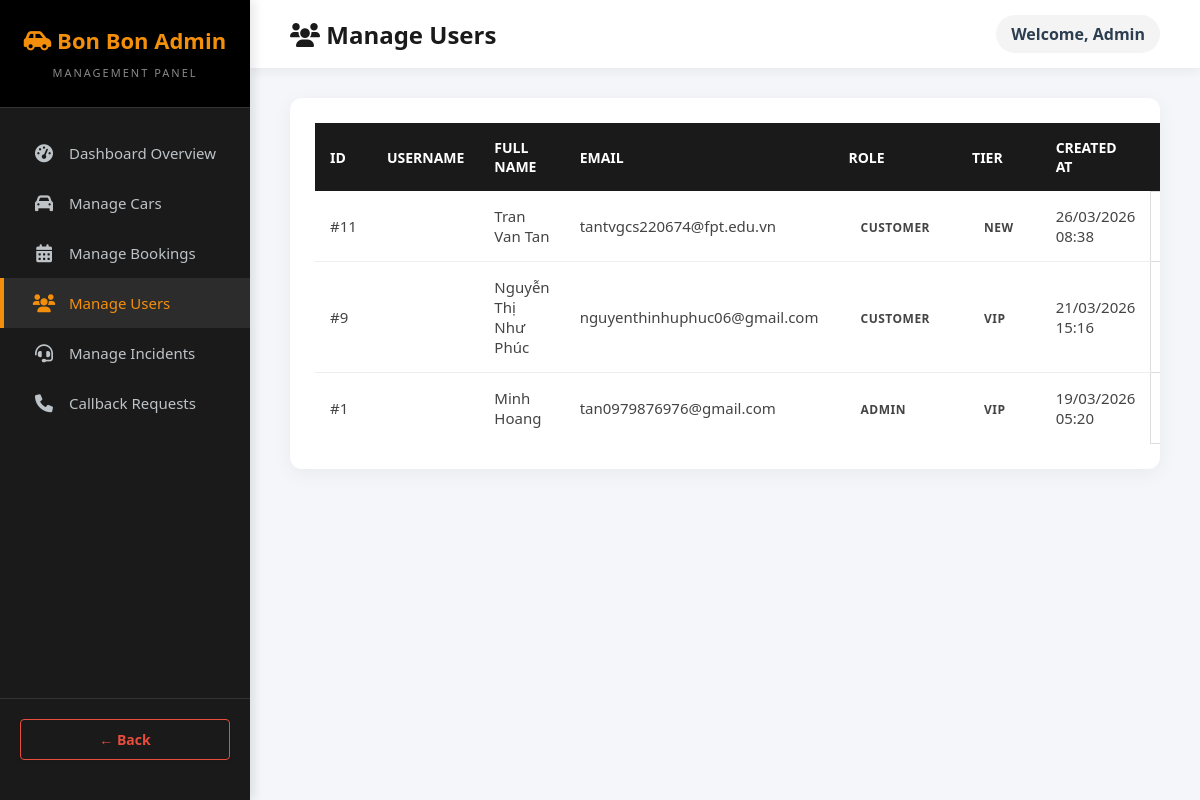
/index.php?action=admin_users (signed in), run on an earlier commit of the app's database.
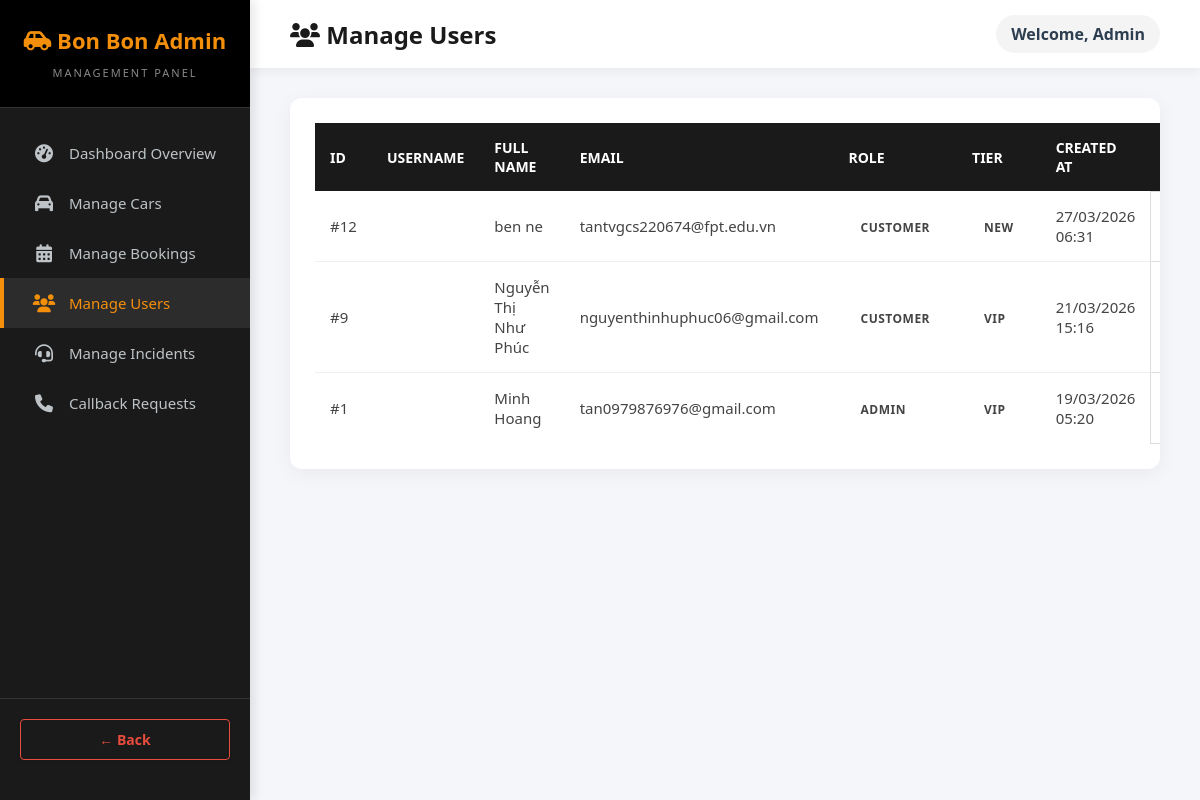
And on a later commit of the database.
### tables this page shows
CREATE TABLE `users` (
  `id` int(11) NOT NULL,
  `fullname` varchar(100) NOT NULL,
  `email` varchar(150) NOT NULL,
  `phone` varchar(20) NOT NULL,
  `password_hash` varchar(255) NOT NULL,
  `address` varchar(255) DEFAULT NULL,
  `avatar_url` varchar(255) DEFAULT NULL,
  `role` enum('admin','customer') DEFAULT 'customer',
  `is_active` tinyint(1) DEFAULT 0,
  `created_at` timestamp NOT NULL DEFAULT current_timestamp(),
  `updated_at` timestamp NOT NULL DEFAULT current_timestamp() ON UPDATE current_timestamp(),
  `membership_tier` enum('new','loyal','vip') DEFAULT 'new',
  `otp_code` varchar(6) DEFAULT NULL,
  `is_verified` tinyint(1) DEFAULT 0
);

### datafunctions/user_functions.php (called while the page is built, shortened)
<?php
function getAllUsers(PDO $db) {
    try {
        $stmt = $db->prepare("SELECT * FROM users ORDER BY id DESC");
        $stmt->execute();
        return $stmt->fetchAll(PDO::FETCH_ASSOC);
    } catch (PDOException $e) {
        die("Lỗi SQL: " . $e->getMessage());
    }
}

### views/admin/users_list.php (the view, shortened to what this page needs)
<!DOCTYPE html>
<html lang="en">
<head>
    <link href="https://cdnjs.cloudflare.com/ajax/libs/font-awesome/6.0.0/css/all.min.css" rel="stylesheet">
    <link rel="stylesheet" href="css/style.css">
</head>
<body>
    <div class="sidebar">
        <div class="sidebar-header">
            <h2><i class="fas fa-car-side"></i> Bon Bon Admin</h2>
            <span>Management Panel</span>
        </div>
        <div class="sidebar-nav">
            <a href="index.php?action=admin_dashboard"><i class="fas fa-tachometer-alt"></i> Dashboard Overview</a>
            <a href="index.php?action=admin_cars"><i class="fas fa-car"></i> Manage Cars</a>
            <a href="index.php?action=admin_bookings"><i class="fas fa-calendar-alt"></i> Manage Bookings</a>
            <a href="index.php?action=admin_users" class="active"><i class="fas fa-users"></i> Manage Users</a>
            <a href="index.php?action=admin_incidents"><i class="fas fa-headset"></i> Manage Incidents</a>
            <a href="index.php?action=admin_callbacks"><i class="fas fa-phone"></i> Callback Requests</a>
        </div>
        <div class="sidebar-footer">
            <a href="index.php?action=home" class="btn-back" onclick="if (window.history.length > 1) { event.preventDefault(); window.history.back(); }">&larr; Back</a>
        </div>
    </div>
    <div class="main-content">
        <div class="top-navbar">
            <h1><i class="fas fa-users"></i> Manage Users</h1>
            <div class="admin-profile">
                <span style="font-weight: bold; color: #2c3e50;">Welcome, <?= htmlspecialchars($_SESSION['user']['username'] ?? 'Admin') ?></span>
            </div>
        </div>
        <div class="content-body">
            <div class="table-container">
                <table>
                    <thead>
                        <tr>
                            <th>ID</th>
                            <th>Username</th>
                            <th>Full Name</th>
                            <th>Email</th>
                            <th>Role</th>
                            <th>Tier</th>
                            <th>Created At</th>
                            <th>Actions</th>
                        </tr>
                    </thead>
                    <tbody>
                        <?php if (empty($users)): ?>
                            <tr>
                                <td colspan="7" style="text-align: center; padding: 20px;">No users found.</td>
                            </tr>
                        <?php else: ?>
                            <?php foreach ($users as $user): ?>
                                <tr>
                                    <td>#<?= htmlspecialchars($user['id'] ?? '') ?></td>
                                    <td><strong><?= htmlspecialchars($user['username'] ?? '') ?></strong></td>
                                    <td><?= htmlspecialchars($user['fullname'] ?? '') ?></td>
                                    <td><?= htmlspecialchars($user['email'] ?? '') ?></td>
                                    <td>
                                        <span class="badge <?= ($user['role'] ?? '') === 'admin' ? 'bg-admin' : 'bg-customer' ?>">
                                            <?= ucfirst($user['role'] ?? '') ?>
                                        </span>
                                    </td>
                                    <td>
                                        <?php
                                        $tClass = 'bg-new';
                                        if (($user['membership_tier'] ?? '') == 'vip') $tClass = 'bg-vip';
                                        ?>
                                        <span class="badge <?= $tClass ?>">
                                            <?= ucfirst($user['membership_tier'] ?? '') ?>
                                        </span>
                                    </td>
                                    <td><?= date('d/m/Y H:i', strtotime($user['created_at'] ?? 'now')) ?></td>
                                    <td style="padding: 10px; border: 1px solid #ddd;">
                                    </td>
                                </tr>
                            <?php endforeach; ?>
                        <?php endif; ?>
                    </tbody>
                </table>
            </div>
        </div>
    </div>
</body>
</html>

What changed in the data, as far as the page shows it:
removed users: id "11", fullname "Tran Van Tan", email "tantvgcs220674@fpt.edu.vn", role "CUSTOMER", membership_tier "NEW", created_at "26/03/2026 08:38"
added users: id "12", fullname "ben ne", email "tantvgcs220674@fpt.edu.vn", role "CUSTOMER", membership_tier "NEW", created_at "27/03/2026 06:31"
